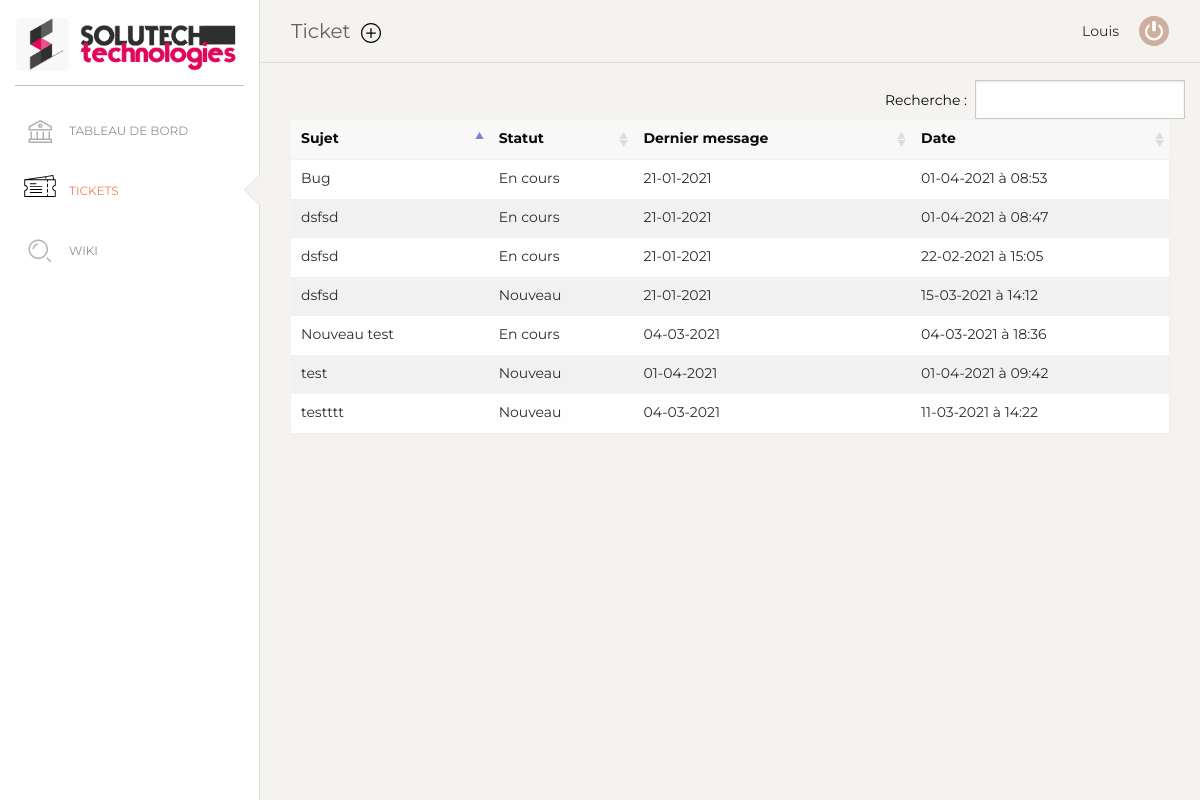
The app's page /user/ticket.php (signed in) with its own data.
### tables this page shows
CREATE TABLE IF NOT EXISTS `tickets` (
  `id` int(11) NOT NULL AUTO_INCREMENT,
  `Sujet` varchar(255) NOT NULL,
  `Client` varchar(255) NOT NULL,
  `Statut` varchar(255) NOT NULL,
  `DateCreation` text NOT NULL,
  `derniereModif` datetime NOT NULL,
  `nouveauMessage` tinyint(1) NOT NULL,
  PRIMARY KEY (`id`)
);

### user/ticket.php (the view, shortened to what this page needs)
<?php
require "../bdd.php";
?>
<!doctype html>
<html lang="en">
<head>
    <link href="https://maxcdn.bootstrapcdn.com/font-awesome/latest/css/font-awesome.min.css" rel="stylesheet">
    <link href="../datatable/datatables.min.css" rel="stylesheet">
    <link href="../assets/css/input.css" rel="stylesheet" />
    <link href="../assets/css/bootstrap.min.css" rel="stylesheet" />
    <link href="../assets/css/paper-dashboard.css?v=2.0.1" rel="stylesheet" />
</head>
<body class="">
<div class="wrapper ">
    <div class="sidebar" data-color="white" data-active-color="danger">
        <div class="logo">
            <a class="simple-text logo-normal">
                <div class="logo-image-big">
                    <img src="../assets/img/logo-bannière.png">
                </div>
            </a>
        </div>
        <div class="sidebar-wrapper">
            <ul class="nav">
                <li>
                    <a href="dashboard.php">
                        <i class="nc-icon nc-bank"></i>
                        <p>Tableau de bord</p>
                    </a>
                </li>
                <li class="active ">
                    <a href="ticket.php">
                        <i class="nc-icon"><img class="icon-menu" src="../assets/img/icons/ticket.svg"></i>
                        <p>Tickets</p>
                    </a>
                </li>
                <li>
                    <a href="wiki.php">
                        <i class="nc-icon nc-zoom-split"></i>
                        <p>Wiki</p>
                    </a>
                </li>
            </ul>
        </div>
    </div>
    <div class="main-panel" style="height: 100vh;">
        <nav class="navbar navbar-expand-lg navbar-absolute fixed-top navbar-transparent">
            <div class="container-fluid">
                <div class="navbar-wrapper">
                    <a class="navbar-brand">Ticket<img id="addTicket" data-toggle="popover"  data-content='<form action="editTicket.php"><div class="wrap newTicket"><input name="sujet" id="sujet" placeholder="Sujet" type="text" required><input type="submit" class="btn" value="Valider"></div></form>' src="../assets/img/icons/plus.svg" alt="Créer un ticket" title="Créer un ticket" width="20px" style="margin-left: 10px"></a>
                </div>
                <div class="collapse navbar-collapse justify-content-end" id="navigation">
                    <?php  echo $_SESSION['nom'] ?>
                    <a id="deconnexion" href="../index.php?deco="><img id="imgDeco" src="../assets/img/icons/power-button.svg" width="30px" alt="Deconnexion" title="Deconnexion"></a>
                </div>
            </div>
        </nav>
        <div class="content">
            <div class="row">
                <div class="col-md-12">
                    <table id="table_wiki" class="display">
                        <thead>
                        <tr>
                            <th>Sujet</th>
                            <th>Statut</th>
                            <th>Dernier message</th>
                            <th>Date</th>
                        </tr>
                        </thead>
                        <tbody>
                        <?php
                        foreach ($dbh ->query("SELECT * FROM tickets WHERE client = \"".$_SESSION['id']."\"") as $ticket){
                            echo "<tr id='".$ticket['id']."'>
                                      <td>".$ticket['Sujet']."</td>
                                      <td>".$ticket['Statut']."</td>
                                      <td data-order = '".$ticket['DateCreation']."'>".date("d-m-Y",strtotime($ticket['DateCreation']))."</td>
                                      <td data-order = '".$ticket['derniereModif']."'>".date('d-m-Y à H:i',strtotime($ticket['derniereModif']))."</td>
                                  </tr>";
                        }
                        ?>
                        </tbody>
                    </table>
                </div>
            </div>
        </div>
        <footer class="footer" style="position: absolute; bottom: 0; width: -webkit-fill-available;">
        </footer>
    </div>
</div>
</body>
</html>

### records on screen
tickets: Sujet "dsfsd", Statut "En cours", DateCreation "21-01-2021", derniereModif "01-04-2021 à 08:47"
tickets: Sujet "dsfsd", Statut "En cours", DateCreation "21-01-2021", derniereModif "22-02-2021 à 15:05"
tickets: Sujet "dsfsd", Statut "Nouveau", DateCreation "21-01-2021", derniereModif "15-03-2021 à 14:12"
tickets: Sujet "Bug", Statut "En cours", DateCreation "21-01-2021", derniereModif "01-04-2021 à 08:53"
tickets: Sujet "testttt", Statut "Nouveau", DateCreation "04-03-2021", derniereModif "11-03-2021 à 14:22"
tickets: Sujet "Nouveau test", Statut "En cours", DateCreation "04-03-2021", derniereModif "04-03-2021 à 18:36"
tickets: Sujet "test", Statut "Nouveau", DateCreation "01-04-2021", derniereModif "01-04-2021 à 09:42"

### other values on screen
$_SESSION['nom'] "Louis"
